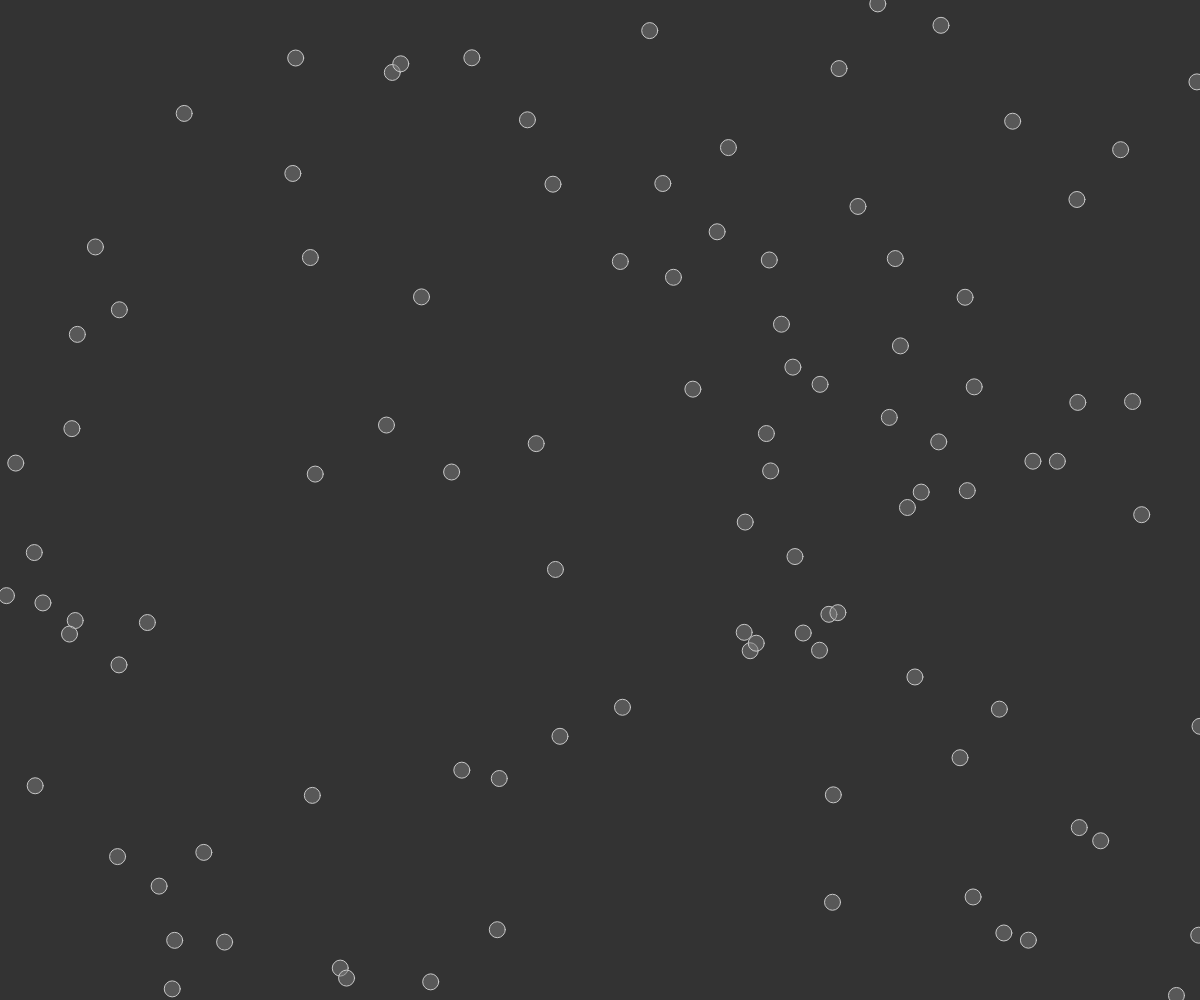
Frame 1 (no input)
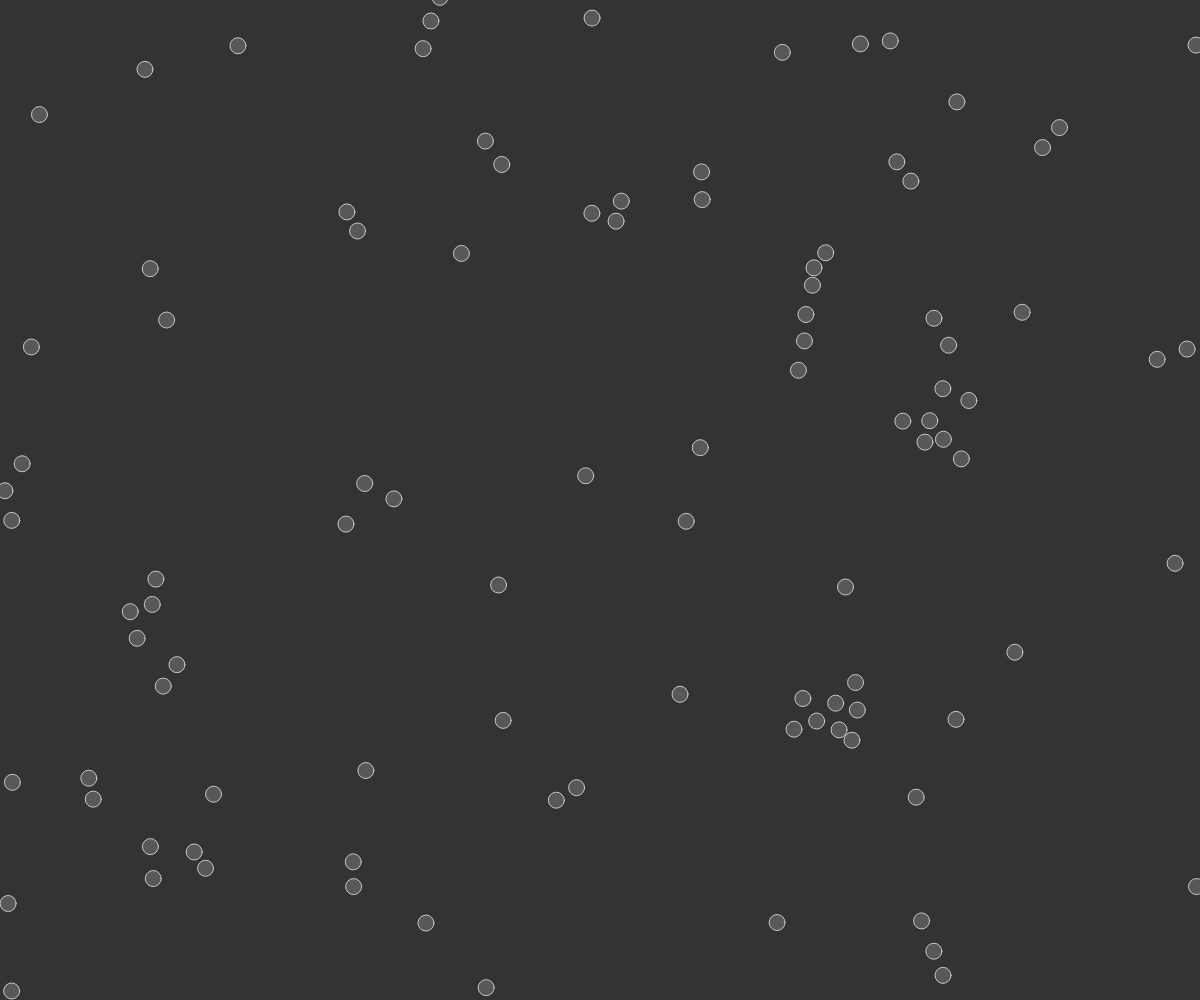
Frame 60 (no input)
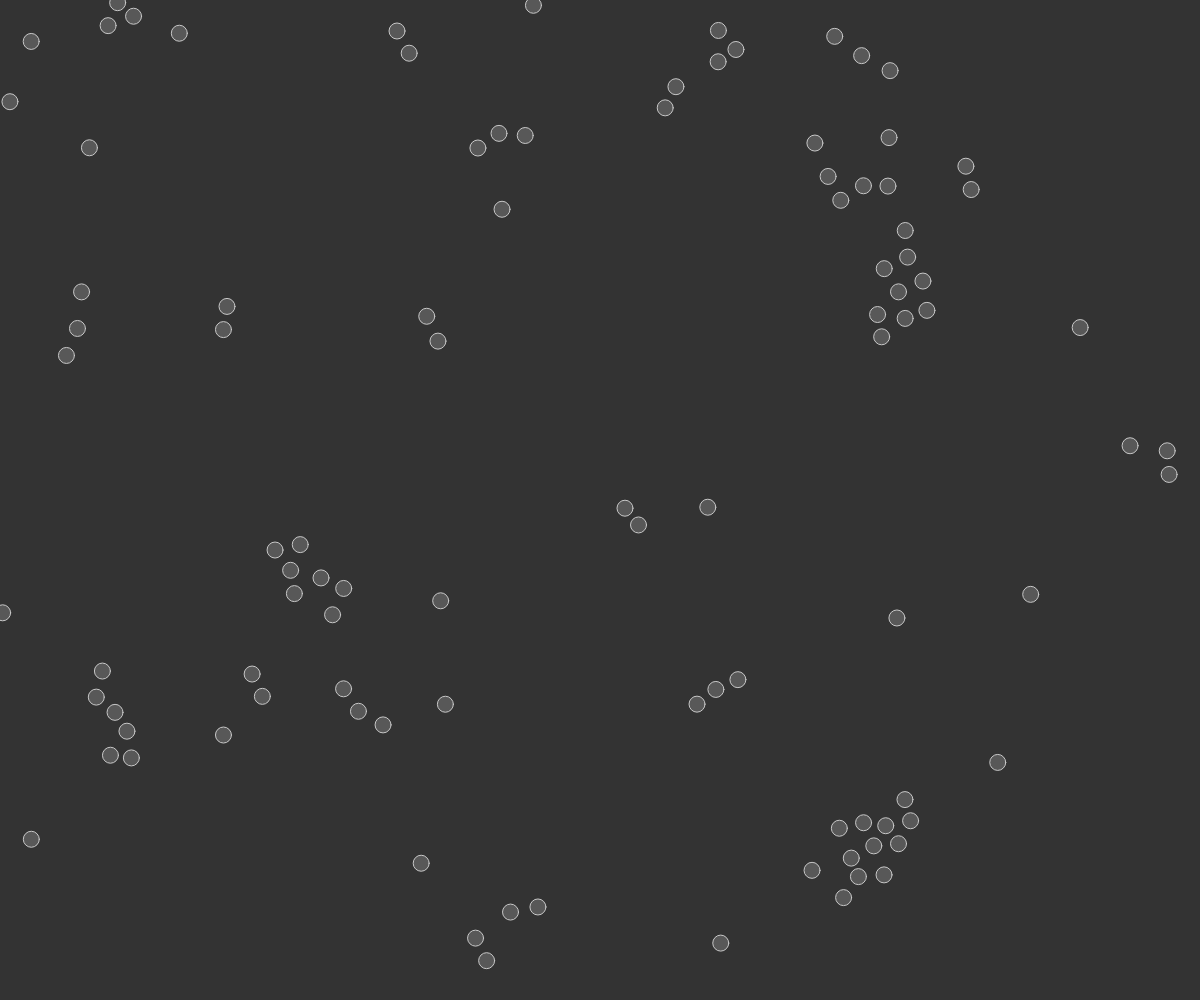
Frame 120 (the mouse pressed at the canvas centre since frame 60)

The p5.js sketch that drew these frames (run headless with seeded random() and noise() and a simulated clock; from frame 60 on, the mouse is pressed at the canvas centre):

// p5.js sketch
// ── sketch.js
function windowResized() {
    resizeCanvas(windowWidth, windowHeight);
}
p5.disableFriendlyErrors = true;

// ACTUAL CODE

let boids = [];

function setup() {
  createCanvas(windowWidth, windowHeight);

  // Add an initial set of boids into the system
  for (let i = 0; i < 100; i++) {
    boids[i] = new Boid(random(width), random(height));
  }
}

function draw() {
  background(51);
  // Run all the boids
  for (let i = 0; i < boids.length; i++) {
    boids[i].run(boids);
  }
}

// Boid class
// Methods for Separation, Cohesion, Alignment added
class Boid {
  constructor(x, y) {
    this.acceleration = createVector(0, 0);
    this.velocity = p5.Vector.random2D();
    this.position = createVector(x, y);
    this.r = 3.0;
    this.maxspeed = 3;    // Maximum speed
    this.maxforce = 0.05; // Maximum steering force
  }

  run(boids) {
    this.flock(boids);
    this.update();
    this.borders();
    this.render();
  }
  
  // Forces go into acceleration
  applyForce(force) {
    this.acceleration.add(force);
  }
  
  // We accumulate a new acceleration each time based on three rules
  flock(boids) {
    let sep = this.separate(boids); // Separation
    let ali = this.align(boids);    // Alignment
    let coh = this.cohesion(boids); // Cohesion
    // Arbitrarily weight these forces
    sep.mult(2.5);
    ali.mult(1.0);
    coh.mult(1.0);
    // Add the force vectors to acceleration
    this.applyForce(sep);
    this.applyForce(ali);
    this.applyForce(coh);
  }
  
  // Method to update location
  update() {
    // Update velocity
    this.velocity.add(this.acceleration);
    // Limit speed
    this.velocity.limit(this.maxspeed);
    this.position.add(this.velocity);
    // Reset acceleration to 0 each cycle
    this.acceleration.mult(0);
  }
  
  // A method that calculates and applies a steering force towards a target
  // STEER = DESIRED MINUS VELOCITY
  seek(target) {
    let desired = p5.Vector.sub(target, this.position); // A vector pointing from the location to the target
    // Normalize desired and scale to maximum speed
    desired.normalize();
    desired.mult(this.maxspeed);
    // Steering = Desired minus Velocity
    let steer = p5.Vector.sub(desired, this.velocity);
    steer.limit(this.maxforce); // Limit to maximum steering force
    return steer;
  }
  
  // Draw boid as a circle
  render() {
    fill(127, 127);
    stroke(200);
    ellipse(this.position.x, this.position.y, 16, 16);
  }
  
  // Wraparound
  borders() {
    if (this.position.x < -this.r) this.position.x = width + this.r;
    if (this.position.y < -this.r) this.position.y = height + this.r;
    if (this.position.x > width + this.r) this.position.x = -this.r;
    if (this.position.y > height + this.r) this.position.y = -this.r;
  }
  
  // Separation
  // Method checks for nearby boids and steers away
  separate(boids) {
    let desiredseparation = 25.0;
    let steer = createVector(0, 0);
    let count = 0;
    // For every boid in the system, check if it's too close
    for (let i = 0; i < boids.length; i++) {
      let d = p5.Vector.dist(this.position, boids[i].position);
      // If the distance is greater than 0 and less than an arbitrary amount (0 when you are yourself)
      if ((d > 0) && (d < desiredseparation)) {
        // Calculate vector pointing away from neighbor
        let diff = p5.Vector.sub(this.position, boids[i].position);
        diff.normalize();
        diff.div(d); // Weight by distance
        steer.add(diff);
        count++; // Keep track of how many
      }
    }
    // Average -- divide by how many
    if (count > 0) {
      steer.div(count);
    }
  
    // As long as the vector is greater than 0
    if (steer.mag() > 0) {
      // Implement Reynolds: Steering = Desired - Velocity
      steer.normalize();
      steer.mult(this.maxspeed);
      steer.sub(this.velocity);
      steer.limit(this.maxforce);
    }
    return steer;
  }
  
  // Alignment
  // For every nearby boid in the system, calculate the average velocity
  align(boids) {
    let neighbordist = 50;
    let sum = createVector(0, 0);
    let count = 0;
    for (let i = 0; i < boids.length; i++) {
      let d = p5.Vector.dist(this.position, boids[i].position);
      if ((d > 0) && (d < neighbordist)) {
        sum.add(boids[i].velocity);
        count++;
      }
    }
    if (count > 0) {
      sum.div(count);
      sum.normalize();
      sum.mult(this.maxspeed);
      let steer = p5.Vector.sub(sum, this.velocity);
      steer.limit(this.maxforce);
      return steer;
    } else {
      return createVector(0, 0);
    }
  }
  
  // Cohesion
  // For the average location (i.e. center) of all nearby boids, calculate steering vector towards that location
  cohesion(boids) {
    let neighbordist = 50;
    let sum = createVector(0, 0); // Start with empty vector to accumulate all locations
    let count = 0;
    for (let i = 0; i < boids.length; i++) {
      let d = p5.Vector.dist(this.position, boids[i].position);
      if ((d > 0) && (d < neighbordist)) {
        sum.add(boids[i].position); // Add location
        count++;
      }
    }
    if (count > 0) {
      sum.div(count);
      return this.seek(sum); // Steer towards the location
    } else {
      return createVector(0, 0);
    }
  }  }
